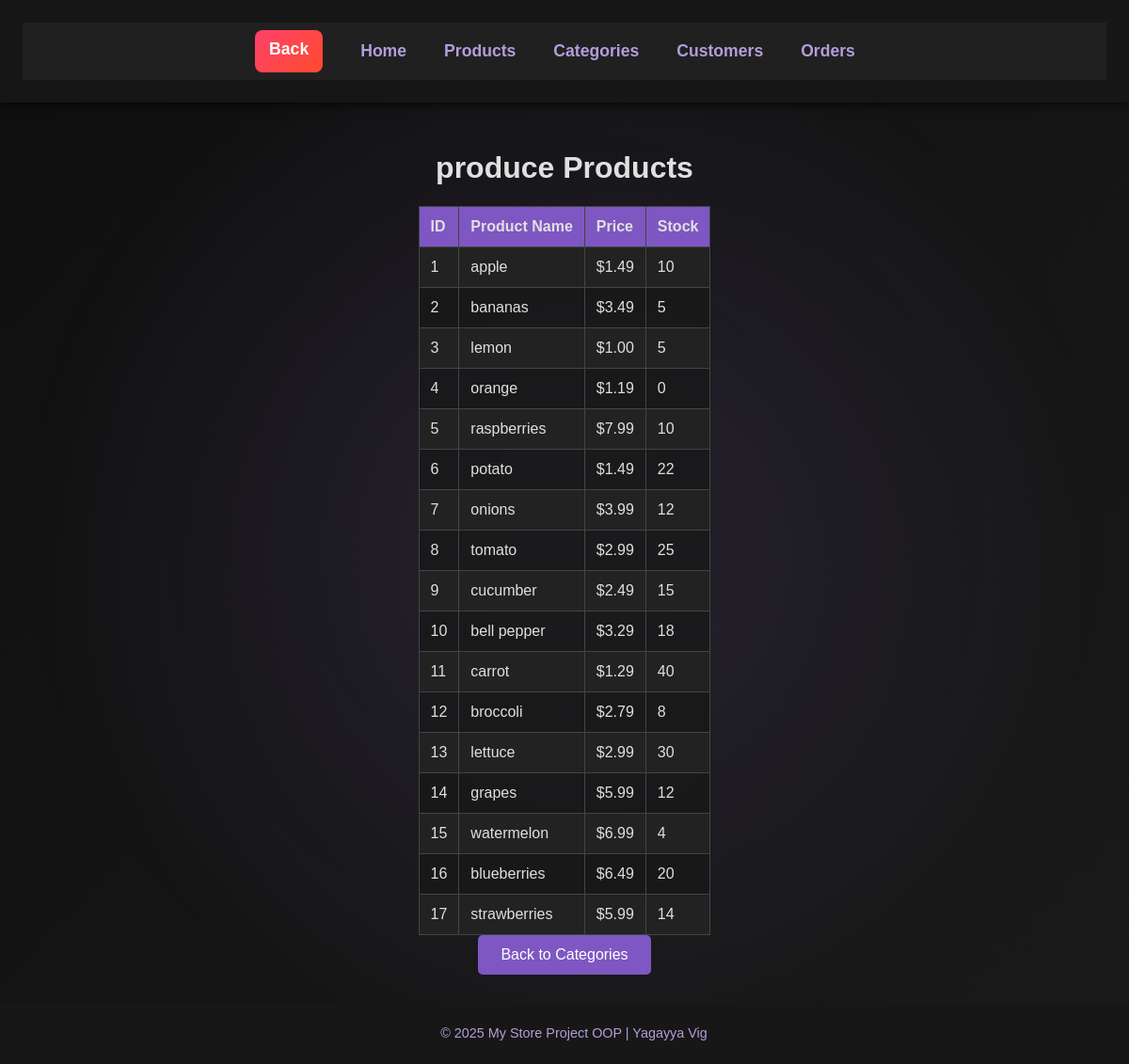
Screenshot of /categories/1 with the database file from the repository.
### models/category.py (models this page shows, shortened)
class Category(db.Model):
    id = db.mapped_column(db.Integer, primary_key=True)
    name = db.mapped_column(db.String)
    products = db.relationship("Product", back_populates="category")

### models/product.py (models this page shows, shortened)
class Product(db.Model):
    id = db.mapped_column(db.Integer, primary_key=True)
    name = db.mapped_column(db.String)
    price = db.mapped_column(db.DECIMAL(10,2))
    available = db.mapped_column(db.Integer, default=0)
    category_id = db.mapped_column(db.Integer, db.ForeignKey("category.id"))
    category = db.relationship("Category", back_populates="products")

### app.py (the view)
@app.route("/categories/<int:id>")
def category_detail(id):
    category = db.session.execute(db.select(Category).where(Category.id == id)).scalar_one_or_none()
    if category:
        products = category.products
        return render_template("category_detail.html", category=category, products=products)
    return "Category Not Found", 404

### templates/category_detail.html (shortened to what this page needs)
{% extends "base.html" %}
{% block content %}
<h1>{{ category.name }} Products</h1>
{% if products %}
    <table>
        <tr>
            <th>ID</th>
            <th>Product Name</th>
            <th>Price</th>
            <th>Stock</th>
        </tr>
        {% for product in products %}
        <tr>
            <td>{{ product.id }}</td>
            <td>{{ product.name }}</td>
            <td>${{ product.price }}</td>
            <td>{{ product.available }}</td>
        </tr>
        {% endfor %}
    </table>
{% else %}
    <p>No products available in this category.</p>
{% endif %}
<a href="/python2/categories">
    <button>Back to Categories</button>
</a>
{% endblock %}

### static/style.css (style rules this page uses)
body { font-family: 'Arial', sans-serif; margin: 0; padding: 0; background: linear-gradient(135deg, #0f0f0f, #1a1a1a); color: #e0e0e0; display: flex; flex-direction: column; min-height: 100vh; overflow-x: hidden; }
body::before { content: ""; position: fixed; top: 0; left: 0; width: 100%; height: 100%; background: radial-gradient(circle, rgba(114,91,160,0.2) 0%, rgba(0,0,0,0) 70%); z-index: -1; }
a { color: #9575cd; text-decoration: none; transition: color 0.3s ease; }
button { background: #7e57c2; color: white; padding: 12px 24px; border: none; border-radius: 5px; font-size: 1rem; cursor: pointer; transition: background 0.3s ease, box-shadow 0.3s ease; }
table { width: 100%; border-collapse: collapse; background: rgba(24, 24, 24, 0.8); color: #e0e0e0; margin-top: 20px; backdrop-filter: blur(5px); }
th, td { border: 1px solid #444; padding: 12px; text-align: left; }
th { background: #7e57c2; }
tr:nth-child(even) { background: #222; }
table tbody tr { opacity: 0; transform: translateY(20px); animation: fadeInUp 0.6s ease-in-out forwards; }

### rows the page displays
Category: name "produce"
Product: id "1", name "apple", price "1.49", available "10"
Product: id "2", name "bananas", price "3.49", available "5"
Product: id "3", name "lemon", price "1.00", available "5"
Product: id "4", name "orange", price "1.19", available "0"
Product: id "5", name "raspberries", price "7.99", available "10"
Product: id "6", name "potato", price "1.49", available "22"
Product: id "7", name "onions", price "3.99", available "12"
Product: id "8", name "tomato", price "2.99", available "25"
Product: id "9", name "cucumber", price "2.49", available "15"
Product: id "10", name "bell pepper", price "3.29", available "18"
Product: id "11", name "carrot", price "1.29", available "40"
Product: id "12", name "broccoli", price "2.79", available "8"
Product: id "13", name "lettuce", price "2.99", available "30"
Product: id "14", name "grapes", price "5.99", available "12"
Product: id "15", name "watermelon", price "6.99", available "4"
Product: id "16", name "blueberries", price "6.49", available "20"
Product: id "17", name "strawberries", price "5.99", available "14"
